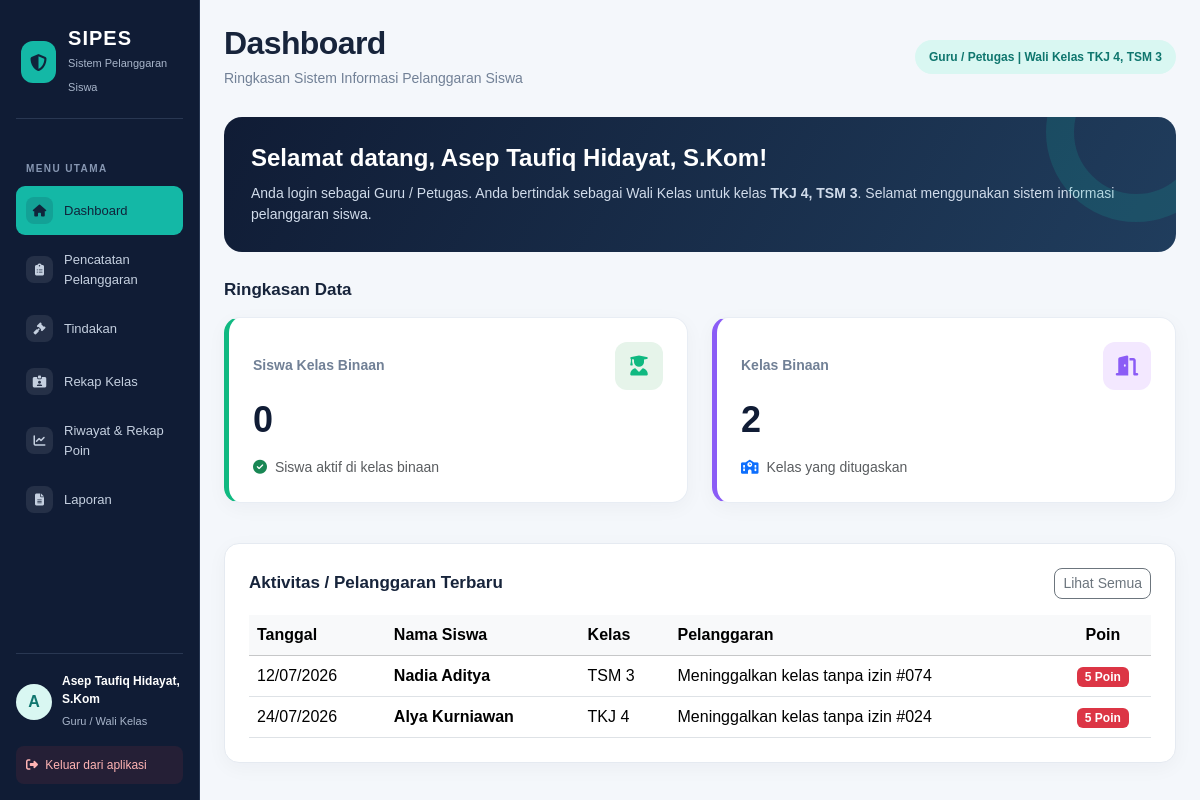
Before: /dashboard.php (signed in) with the older database file.
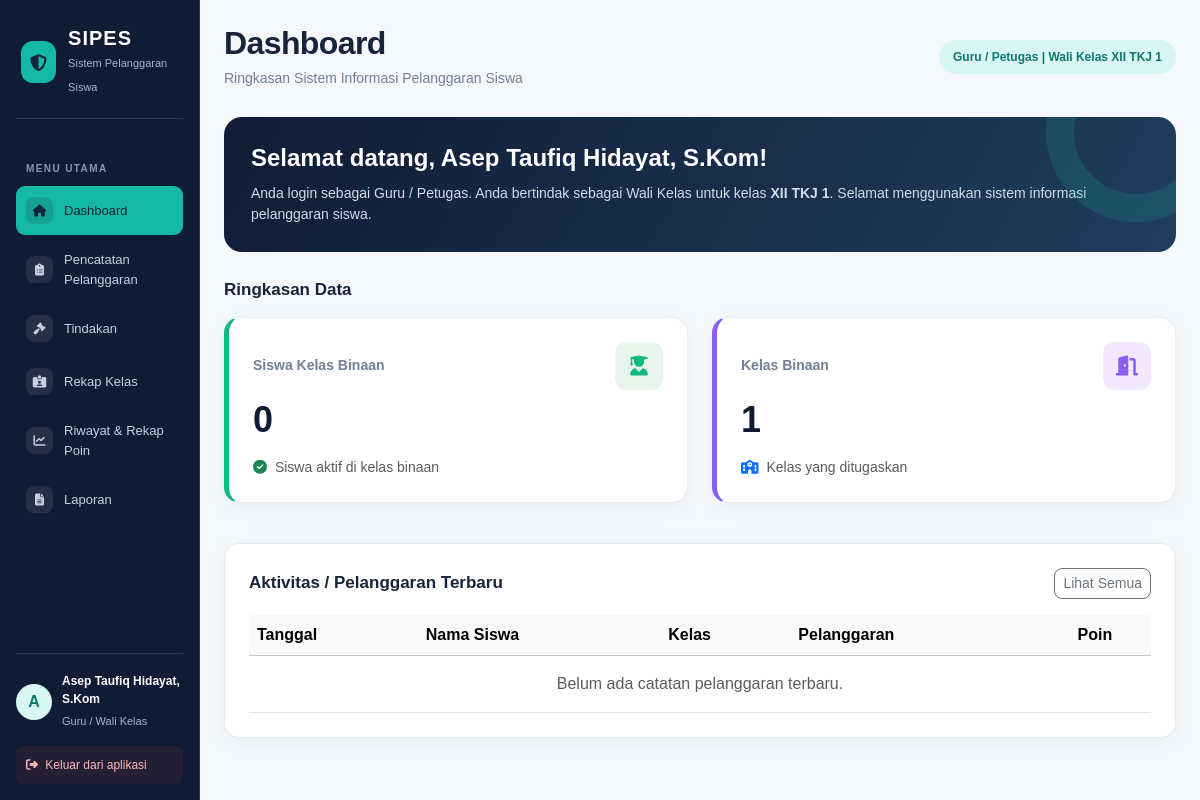
After: the same page with the newer database file.
### tables this page shows
CREATE TABLE `t_pelanggaran_siswa` (
  `id` int(11) NOT NULL,
  `tahun_ajaran_id` int(11) DEFAULT NULL,
  `siswa_id` int(11) DEFAULT NULL,
  `nama_siswa` varchar(150) NOT NULL,
  `kelas_id` int(11) DEFAULT NULL,
  `nama_kelas` varchar(100) NOT NULL,
  `pelanggaran_id` int(11) DEFAULT NULL,
  `nama_pelanggaran` varchar(150) NOT NULL,
  `pelanggaran_kategori_id` int(11) DEFAULT NULL,
  `guru_id` int(11) DEFAULT NULL,
  `nama_guru` varchar(150) NOT NULL,
  `tanggal` date DEFAULT NULL,
  `keterangan` text NOT NULL,
  `poin` int(11) NOT NULL,
  `tindakan` text NOT NULL,
  `status` varchar(30) NOT NULL,
  `created_at` timestamp NOT NULL DEFAULT current_timestamp(),
  `updated_at` timestamp NOT NULL DEFAULT current_timestamp()
);

CREATE TABLE `t_siswa` (
  `id` int(11) NOT NULL,
  `nis` varchar(30) DEFAULT NULL,
  `nisn` varchar(20) NOT NULL,
  `nama` varchar(150) DEFAULT NULL,
  `jenis_kelamin` char(1) NOT NULL,
  `tanggal_lahir` date NOT NULL,
  `alamat` text NOT NULL,
  `status_aktif` tinyint(1) NOT NULL,
  `created_at` timestamp NOT NULL DEFAULT current_timestamp(),
  `updated_at` timestamp NOT NULL DEFAULT current_timestamp()
);

CREATE TABLE `t_kelas` (
  `id` int(11) NOT NULL,
  `nama` varchar(100) DEFAULT NULL,
  `tingkat` varchar(20) NOT NULL,
  `jurusan` varchar(100) NOT NULL,
  `status_aktif` tinyint(1) NOT NULL,
  `created_at` timestamp NOT NULL DEFAULT current_timestamp(),
  `updated_at` timestamp NOT NULL DEFAULT current_timestamp()
);

CREATE TABLE `t_pelanggaran` (
  `id` int(11) NOT NULL,
  `pelanggaran_kategori_id` int(11) DEFAULT NULL,
  `kode` varchar(30) DEFAULT NULL,
  `nama` varchar(150) DEFAULT NULL,
  `poin` int(11) NOT NULL,
  `deskripsi` text NOT NULL,
  `status_aktif` tinyint(1) NOT NULL,
  `created_at` timestamp NOT NULL DEFAULT current_timestamp(),
  `updated_at` timestamp NOT NULL DEFAULT current_timestamp()
);

### dashboard.php (the view, shortened to what the changed rows need)
<?php
include 'config/koneksi.php';
$role_pengguna = $_SESSION['role'] ?? '';
$user_id = $_SESSION['id'] ?? 0;
if ($role_pengguna == 'admin') {
    $label_role = 'Admin';
} else {
    $label_role = 'Guru / Petugas';
}
$wali_kelas_aktif = false;
$daftar_kelas_wali = [];
$nama_kelas_wali = '';
if ($role_pengguna == 'petugas') {
    $stmt_wali = mysqli_prepare($koneksi, "
        SELECT DISTINCT
            wk.kelas_id,
            wk.tahun_ajaran_id,
            k.nama AS nama_kelas
        FROM t_wali_kelas wk
        INNER JOIN t_guru g ON wk.guru_id = g.id
        INNER JOIN t_kelas k ON wk.kelas_id = k.id
        INNER JOIN t_tahun_ajaran ta ON wk.tahun_ajaran_id = ta.id
        WHERE g.user_id = ?
          AND g.status_aktif = 1
          AND wk.status_aktif = 1
          AND k.status_aktif = 1
          AND ta.status_aktif = 1
        ORDER BY k.nama ASC
    ");
    mysqli_stmt_bind_param($stmt_wali, "i", $user_id);
    mysqli_stmt_execute($stmt_wali);
    $hasil_wali = mysqli_stmt_get_result($stmt_wali);
    while ($data_wali = mysqli_fetch_assoc($hasil_wali)) {
        $daftar_kelas_wali[] = $data_wali;
    }
    if (count($daftar_kelas_wali) > 0) {
        $wali_kelas_aktif = true;
        $nama_kelas = array_column($daftar_kelas_wali, 'nama_kelas');
        $nama_kelas_wali = implode(', ', array_unique($nama_kelas));
    }
}
if ($wali_kelas_aktif) {
    $stmt_siswa = mysqli_prepare($koneksi, "
        SELECT COUNT(DISTINCT s.id) AS total
        FROM t_siswa s
        INNER JOIN t_kelas_siswa ks ON s.id = ks.siswa_id
        INNER JOIN t_wali_kelas wk
            ON ks.kelas_id = wk.kelas_id
            AND ks.tahun_ajaran_id = wk.tahun_ajaran_id
        INNER JOIN t_guru g ON wk.guru_id = g.id
        INNER JOIN t_tahun_ajaran ta ON wk.tahun_ajaran_id = ta.id
        WHERE s.status_aktif = 1
          AND ks.status_aktif = 1
          AND g.user_id = ?
          AND g.status_aktif = 1
          AND wk.status_aktif = 1
          AND ta.status_aktif = 1
          AND ks.tanggal_mulai <= CURDATE()
          AND (
              ks.tanggal_selesai IS NULL
              OR ks.tanggal_selesai = '0000-00-00'
              OR ks.tanggal_selesai >= CURDATE()
          )
    ");
    mysqli_stmt_bind_param($stmt_siswa, "i", $user_id);
    mysqli_stmt_execute($stmt_siswa);
    $hasil_siswa = mysqli_stmt_get_result($stmt_siswa);
    $total_siswa = mysqli_fetch_assoc($hasil_siswa)['total'] ?? 0;
}
if ($wali_kelas_aktif) {
    $stmt_kelas = mysqli_prepare($koneksi, "
        SELECT COUNT(DISTINCT wk.kelas_id) AS total
        FROM t_wali_kelas wk
        INNER JOIN t_guru g ON wk.guru_id = g.id
        INNER JOIN t_kelas k ON wk.kelas_id = k.id
        INNER JOIN t_tahun_ajaran ta ON wk.tahun_ajaran_id = ta.id
        WHERE g.user_id = ?
          AND g.status_aktif = 1
          AND wk.status_aktif = 1
          AND k.status_aktif = 1
          AND ta.status_aktif = 1
    ");
    mysqli_stmt_bind_param($stmt_kelas, "i", $user_id);
    mysqli_stmt_execute($stmt_kelas);
    $hasil_kelas = mysqli_stmt_get_result($stmt_kelas);
    $total_kelas = mysqli_fetch_assoc($hasil_kelas)['total'] ?? 0;
}
if ($wali_kelas_aktif) {
    $stmt_terbaru = mysqli_prepare($koneksi, "
        SELECT
            ps.tanggal,
            s.nama AS nama_siswa,
            k.nama AS nama_kelas,
            p.nama AS nama_pelanggaran,
            ps.poin
        FROM t_pelanggaran_siswa ps
        INNER JOIN t_siswa s ON ps.siswa_id = s.id
        INNER JOIN t_kelas k ON ps.kelas_id = k.id
        INNER JOIN t_pelanggaran p ON ps.pelanggaran_id = p.id
        WHERE EXISTS (
            SELECT 1
            FROM t_wali_kelas wk
            INNER JOIN t_guru g ON wk.guru_id = g.id
            INNER JOIN t_tahun_ajaran ta ON wk.tahun_ajaran_id = ta.id
            WHERE g.user_id = ?
              AND g.status_aktif = 1
              AND wk.status_aktif = 1
              AND ta.status_aktif = 1
              AND wk.kelas_id = ps.kelas_id
              AND wk.tahun_ajaran_id = ps.tahun_ajaran_id
        )
        ORDER BY ps.id DESC
        LIMIT 5
    ");
    mysqli_stmt_bind_param($stmt_terbaru, "i", $user_id);
    mysqli_stmt_execute($stmt_terbaru);
    $q_terbaru = mysqli_stmt_get_result($stmt_terbaru);
}
?>
<!DOCTYPE html>
<html lang="id">
<head>
    <link href="https://cdn.jsdelivr.net/npm/bootstrap@5.3.3/dist/css/bootstrap.min.css" rel="stylesheet">
    <link rel="stylesheet" href="https://cdnjs.cloudflare.com/ajax/libs/font-awesome/6.5.1/css/all.min.css">
</head>
<body>
<div class="container-fluid">
    <div class="row">
        <main class="col-md-9 col-lg-10 p-4 ms-md-auto">
            <div class="dashboard-header">
                <div>
                    <h2>Dashboard</h2>
                    <p class="dashboard-subtitle">
                    </p>
                </div>
                <span class="role-badge">
                    <?= htmlspecialchars($label_role) ?>
                    <?php if ($wali_kelas_aktif): ?>
                        | Wali Kelas <?= htmlspecialchars($nama_kelas_wali) ?>
                    <?php endif; ?>
                </span>
            </div>
            <section class="welcome-card">
                <p>
                    Anda login sebagai <?= htmlspecialchars($label_role) ?>.
                    <?php if ($wali_kelas_aktif): ?>
                        Anda bertindak sebagai Wali Kelas untuk kelas
                        <strong><?= htmlspecialchars($nama_kelas_wali) ?></strong>.
                    <?php endif; ?>
                    Selamat menggunakan sistem informasi pelanggaran siswa.
                </p>
            </section>
            <div class="row mb-4">
                <div class="<?= $role_pengguna == 'admin' ? 'col-md-4' : 'col-md-6' ?> mb-3">
                    <div class="card stat-card stat-card-siswa">
                        <div class="card-body">
                            <h2 class="stat-number"><?= $total_siswa; ?></h2>
                        </div>
                    </div>
                </div>
                <div class="<?= $role_pengguna == 'admin' ? 'col-md-4' : 'col-md-6' ?> mb-3">
                    <div class="card stat-card stat-card-kelas">
                        <div class="card-body">
                            <div class="d-flex justify-content-between align-items-center mb-2">
                                <span class="stat-label">
                                </span>
                                <div class="stat-icon icon-kelas">
                                </div>
                            </div>
                            <h2 class="stat-number"><?= $total_kelas; ?></h2>
                            <div class="d-flex justify-content-between align-items-center mt-3">
                                <small class="text-muted">
                                </small>
                            </div>
                        </div>
                    </div>
                </div>
            </div>
            <div class="content-card">
                <div class="table-responsive">
                    <table class="table table-hover align-middle mb-0">
                        <thead class="table-light">
                            <tr>
                                <th>Tanggal</th>
                                <th>Nama Siswa</th>
                                <th>Kelas</th>
                                <th>Pelanggaran</th>
                                <th class="text-center">Poin</th>
                            </tr>
                        </thead>
                        <tbody>
                            <?php if ($q_terbaru && mysqli_num_rows($q_terbaru) > 0): ?>
                                <?php while ($row = mysqli_fetch_assoc($q_terbaru)): ?>
                                    <tr>
                                        <td><?= date('d/m/Y', strtotime($row['tanggal'])); ?></td>
                                        <td><strong><?= htmlspecialchars($row['nama_siswa']); ?></strong></td>
                                        <td><?= htmlspecialchars($row['nama_kelas']); ?></td>
                                        <td><?= htmlspecialchars($row['nama_pelanggaran']); ?></td>
                                        <td class="text-center">
                                            <span class="badge bg-danger">
                                                <?= $row['poin']; ?> Poin
                                            </span>
                                        </td>
                                    </tr>
                                <?php endwhile; ?>
                            <?php else: ?>
                                <tr>
                                    <td colspan="5" class="text-center text-muted py-3">
                                        Belum ada catatan pelanggaran terbaru.
                                    </td>
                                </tr>
                            <?php endif; ?>
                        </tbody>
                    </table>
                </div>
            </div>
        </main>
    </div>
</div>
</body>
</html>

Changed rows visible on the page:
removed t_pelanggaran_siswa: tanggal "12/07/2026", siswa.nama "Nadia Aditya", kelas.nama "TSM 3", pelanggaran.nama "Meninggalkan kelas tanpa izin #074", poin "5"
removed t_pelanggaran_siswa: tanggal "24/07/2026", siswa.nama "Alya Kurniawan", kelas.nama "TKJ 4", pelanggaran.nama "Meninggalkan kelas tanpa izin #024", poin "5"
Other visible differences:
$nama_kelas_wali: "TKJ 4, TSM 3" → "XII TKJ 1"
$total_kelas: "2" → "1"
text now shown: "Belum ada catatan pelanggaran terbaru."
